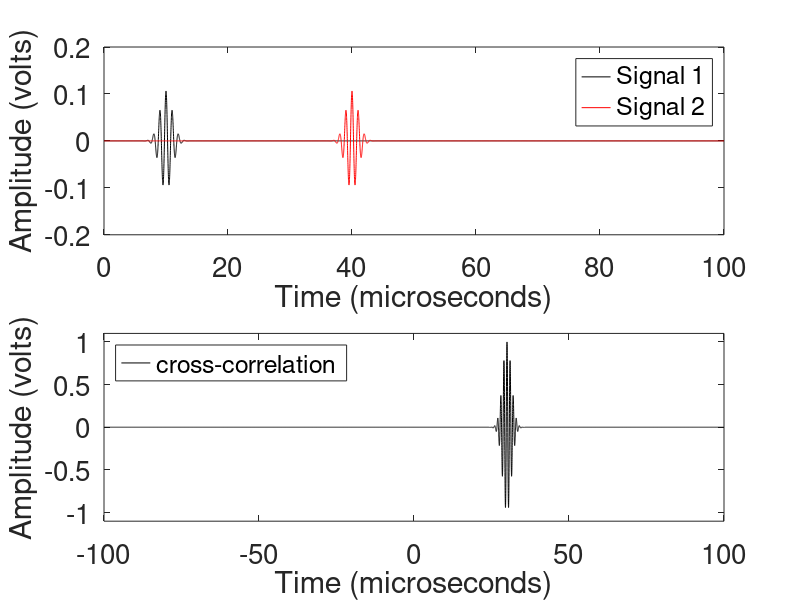

Recreate this plot in MATLAB.
clear;
close;
home;
pkg load signal

%Define a gaussian pulse
fs = 100.0e6; %Hz
dt = 1/fs; %seconds
T = 100e-6; %seconds
t = dt:dt:T; %seconds
mu1 = 10e-6; %seconds
s1 = 1.0e-6; %seconds
f_c = 1.0e6; %Hz
mu2 = 40e-6; %seconds
s2 = s1;
signal_1 = cos(2*pi*f_c*t).*exp(-0.5*(t-mu1).^2./s1^2);
signal_2 = cos(2*pi*f_c*t).*exp(-0.5*(t-mu2).^2./s2^2);
signal_1 = signal_1/sqrt(sum(signal_1.*signal_1));
signal_2 = signal_2/sqrt(sum(signal_2.*signal_2));

[R,lag] = xcorr(signal_2,signal_1);
[R_max,R_index] = max(R);
best_lag = lag(R_index);
time_lag = best_lag*dt;

R_fft = real(ifft(conj(fft(signal_1)).*fft(signal_2)));
lag_fft = (0:length(R_fft)-1);
[R_max_fft,R_index_fft] = max(R_fft);
best_lag_fft = lag_fft(R_index_fft);
time_lag_fft = best_lag_fft*dt;

display("Comparison between cross-correlation lag and true lag (microseonds)")
display([time_lag*1e6 time_lag_fft*1e6 (mu2-mu1)*1e6])

figure(1)
subplot(2,1,1)
plot(t*1e6,signal_1,'color','black');
hold on
plot(t*1e6,signal_2,'color','red');
axis([0 T*1e6 -0.2 0.2]);
set(gca(),'fontsize',20);
xlabel('Time (microseconds)');
ylabel('Amplitude (volts)');
legend('Signal 1','Signal 2')
subplot(2,1,2)
plot(lag*dt*1e6,R,'color','black');
axis([-T*1e6 T*1e6 -1.1 1.1])
xlabel('Time (microseconds)');
ylabel('Amplitude (volts)');
set(gca(),'fontsize',20);
h = legend('cross-correlation');
set(h,'location','northwest');
